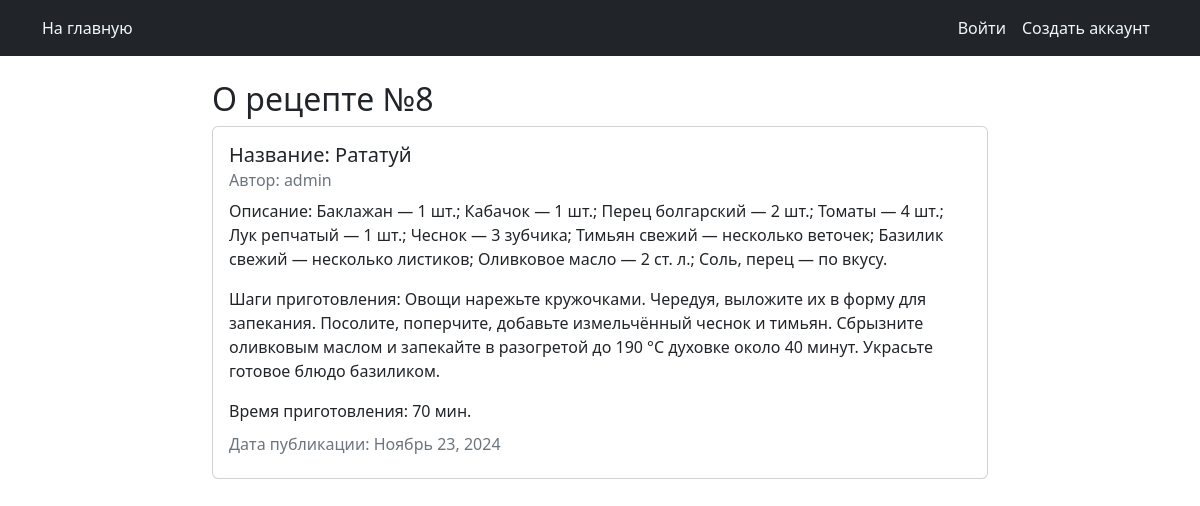
/recipes/recipe/8, run on the app's committed database.
### recipes/models.py (models this page shows, shortened)
class Recipe(models.Model):
    title = models.CharField(max_length=100, verbose_name='Название рецепта')
    description = models.TextField(verbose_name='Ингридиенты')
    steps_cooking = models.TextField(verbose_name='Этапы приготовления')
    time_for_cooking = models.IntegerField(default=10, verbose_name='Время приготовления')
    image = models.ImageField(verbose_name='Фото рецепта')
    author = models.ForeignKey(User, on_delete=models.CASCADE)
    created_at = models.DateTimeField(auto_now_add=True)
    updated_at = models.DateTimeField(auto_now=True)
    class Meta:
        verbose_name = 'Рецепты'
        verbose_name_plural = 'Рецепты'

### recipes/views.py (the view)
# urls.py: path('recipe/<int:pk>', views.RecipeDetail.as_view(), name="recipe_detail"),
class RecipeDetail(DetailView):
    model = models.Recipe

### templates/recipes/recipe_detail.html (shortened to what this page needs)
<!DOCTYPE html>
{% extends "recipes/base.html" %}
{% block content %}
<h2>О рецепте №{{object.id}}</h2>
<div class="card mb-3">
  <div class="card-body">
    <h5 class="card-title">Название: {{ object.title }}</h5>
    <h6 class="card-subtitle mb-2 text-muted">Автор: {{ object.author }}</h6>
    <p class="card-text">Описание: {{ object.description }}</p>
    <p class="card-text">Шаги приготовления: {{ object.steps_cooking }}</p>
    <p class="card-text">Время приготовления: {{ object.time_for_cooking }} мин.</p>
    <h6 class="card-subtitle mb-2 text-muted">Дата публикации: {{ object.updated_at|date:"F d, Y" }}</h6>
  </div>
</div>
{% endblock content %}

### data on the page
Recipe: id "8", title "Рататуй", author "admin", description "Баклажан — 1 шт.; Кабачок — 1 шт.; Перец болгарский — 2 шт.; Томаты — 4 шт.; Лук репчатый — 1 шт.; Чеснок — 3 зубчика; Тимьян свежий — несколько веточек; Базилик свежий — несколько листиков; Оливковое масло — 2 ст. л.; Соль, перец — по вкусу.", steps_cooking "Овощи нарежьте кружочками. Чередуя, выложите их в форму для запекания. Посолите, поперчите, добавьте измельчённый чеснок и тимьян. Сбрызните оливковым маслом и запекайте в разогретой до 190 °C духовке около 40 минут. Украсьте готовое блюдо базиликом.", time_for_cooking "70", updated_at "Ноябрь 23, 2024"
